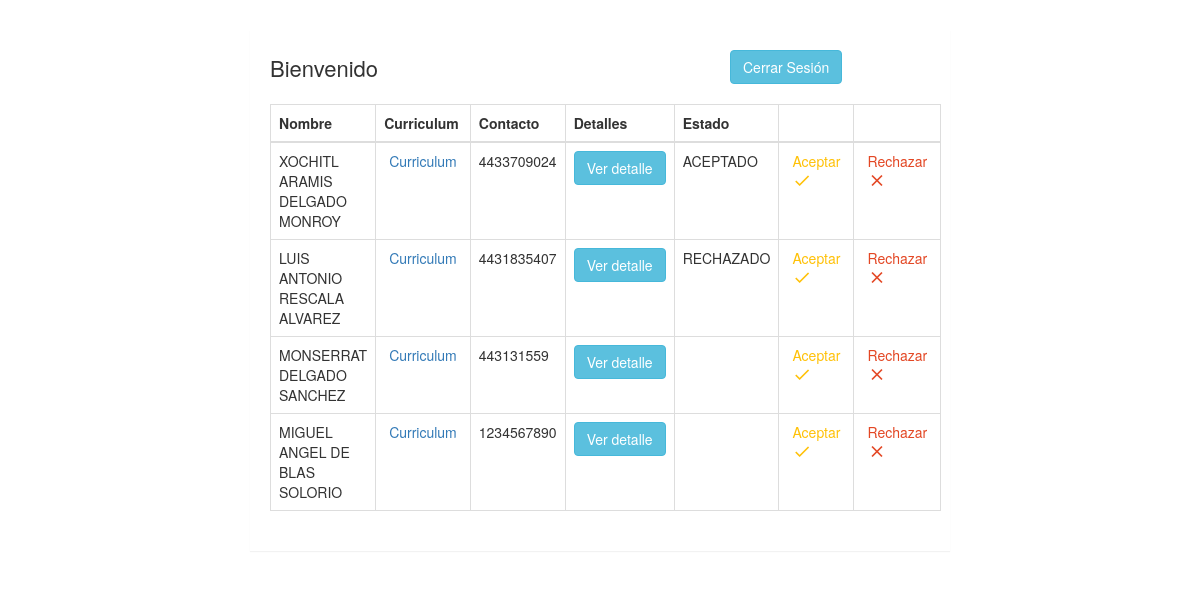
Screenshot of /index.php/administrador with the database file from the repository.
### tables this page shows
CREATE TABLE `usuarios` (
  `id` int(11) NOT NULL,
  `nombre` varchar(100) DEFAULT NULL,
  `apellidos` varchar(100) DEFAULT NULL,
  `edad` int(11) DEFAULT NULL,
  `sexo` varchar(10) DEFAULT NULL,
  `estado` varchar(100) DEFAULT NULL,
  `correo` varchar(100) DEFAULT NULL,
  `telefono` double NOT NULL,
  `curp` varchar(18) DEFAULT NULL,
  `curriculum` varchar(255) DEFAULT NULL,
  `ine` varchar(255) DEFAULT NULL,
  `contrasena` varchar(500) NOT NULL,
  `vacante_id` int(11) DEFAULT NULL,
  `estatus` varchar(15) DEFAULT NULL,
  `test` tinyint(1) NOT NULL
);

### application/controllers/Administrador.php (called while the page is built, shortened)
<?php
class Administrador extends CI_Controller {
	function __construct() {
		$this->load->model('login_model');
	}
	public function index(){
		$data['Usuario'] = $this->login_model->consultaUsuario();
		$this->load->view('administrador',$data);
	}
}

### index.php (called while the page is built, shortened)
<?php
require_once BASEPATH.'core/CodeIgniter.php';

### application/models/login_model.php (called while the page is built, shortened)
<?php if ( ! defined('BASEPATH')) exit('No direct script access allowed');
class Login_model extends CI_Model{
	public function consultaUsuario(){
		$query = $this->db->query("select * from usuarios");
		return $query->result();
	}
}
?>

### application/views/administrador.php (the view, shortened to what this page needs)
?><!DOCTYPE html>
<html lang="en">
<head>
<link href="<?php echo base_url('assets/css/admin.css')?>" rel="stylesheet">
<link rel="stylesheet" href="https://maxcdn.bootstrapcdn.com/font-awesome/4.7.0/css/font-awesome.min.css">
<link rel="stylesheet" href="https://maxcdn.bootstrapcdn.com/bootstrap/3.3.7/css/bootstrap.min.css">
</head>
<body>
    <div class="container">
        <div class="table-wrapper">
            <div class="table-title">
                <div class="row">
                    <div class="col-sm-8"><h2>Bienvenido <b><?php echo $this->session->userdata('s_nombre');?></b></h2></div>
                    <div class="col-sm-4">
                        <form action="<?php echo base_url()?>index.php/Administrador/cerrar_sesion">
                        <button type="submit" class="btn btn-info ">Cerrar Sesión</button>
                        </form>
                    </div>
                </div>
            </div>
            <table class="table table-bordered">
                   <thead>
                    <tr>
                        <th>Nombre</th>
                        <th>Curriculum</th>
                        <th>Contacto</th>
                        <th>Detalles  </th>
                        <th>Estado</th>
                        <th> </th>
                        <th> </th>
                    </tr>
                </thead>
                <tbody>
                  <?php
                  $url=base_url();
                     foreach ($Usuario as $row2) {
                      echo "<tr>";
                        echo "<td>".$row2->nombre." ".$row2->apellidos."</td>";
                        echo "<td><a href='".$url."uploads/CV".$row2->curp.".pdf'>Curriculum</a></td>";
                        echo "<td>".$row2->telefono."</td>";
                        echo "<td><button type='button' class='btn btn-info'  data-toggle='modal' data-backdrop='false' data-dismiss='modal'data-target='#miModal'>Ver detalle</button></td>";
                        echo "<td>".$row2->estatus."</td>";
                        echo "<td>
                            <a class='edit' title='Aceptar' data-toggle='tooltip'>Aceptar  <i class='material-icons'>&#xE876;</i></a>
                        </td>";
                        echo "<td> <a class='delete' title='Rechazar' data-toggle='tooltip'>Rechazar<i class='material-icons'>&#xE14C;</i></a></td>";
                    echo "</tr>";
                     }
                   ?>
                </tbody>
            </table>
        </div>
    </div>
</body>
</html>

### assets/css/admin.css (style rules this page uses)
body { color: #404E67; background: #F5F7FA; font-family: 'Open Sans', sans-serif; }
.table-wrapper { width: 700px; margin: 30px auto; background: #fff; padding: 20px; box-shadow: 0 1px 1px rgba(0,0,0,.05); }
.table-title { padding-bottom: 10px; margin: 0 0 10px; }
.table-title h2 { margin: 6px 0 0; font-size: 22px; }
table { border:2px solid; padding:10px 40px; width:300px; resize:both; overflow:auto; }
table.table tr th, table.table tr td { border-color: #e9e9e9; width: 180px !important; }
table.table th:last-child { width: 100px; }
table.table td a { cursor: pointer; display: inline-block; margin: 0 5px; min-width: 24px; }
table.table td { width: 180px; }
table.table td a.edit { color: #FFC107; }
table.table td a.delete { color: #E34724; }
table.table td i { font-size: 19px; }

### rows the page displays
usuarios: nombre "XOCHITL ARAMIS", apellidos "DELGADO MONROY", telefono "4433709024", estatus "ACEPTADO"
usuarios: nombre "LUIS ANTONIO", apellidos "RESCALA ALVAREZ", telefono "4431835407", estatus "RECHAZADO"
usuarios: nombre "MONSERRAT", apellidos "DELGADO SANCHEZ", telefono "443131559"
usuarios: nombre "MIGUEL ANGEL", apellidos "DE BLAS SOLORIO", telefono "1234567890"
